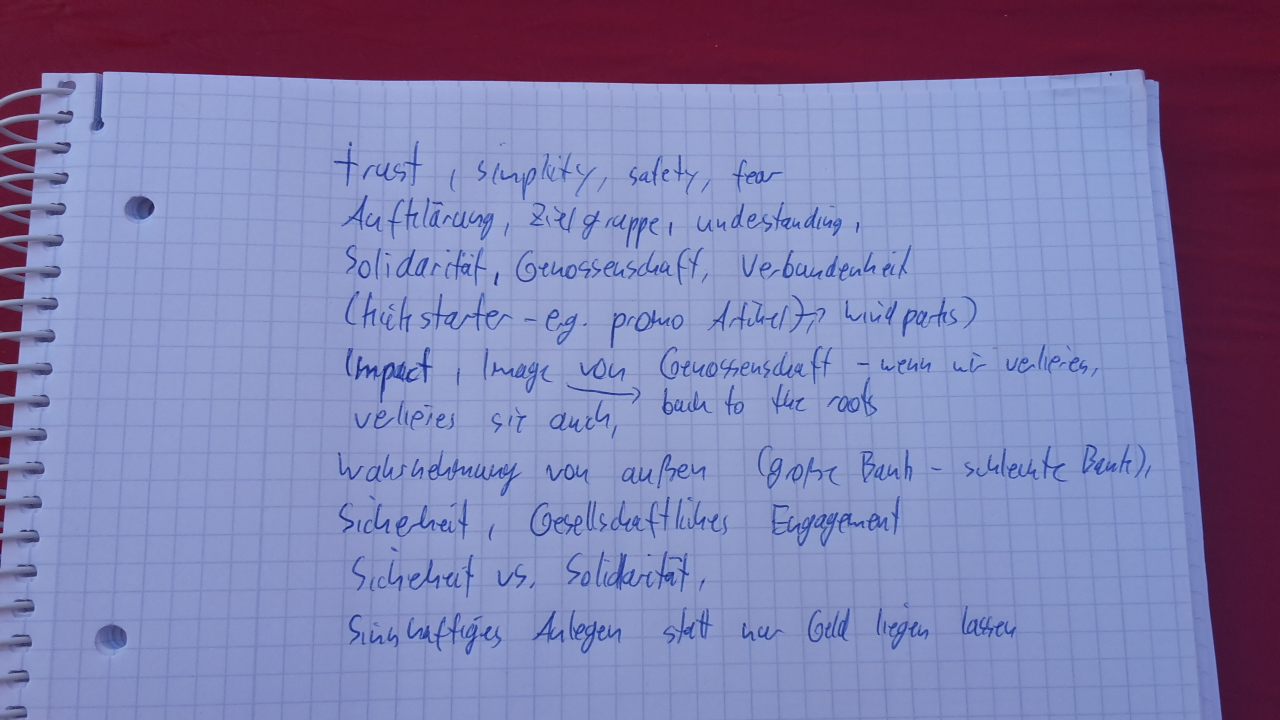
#> input picture research/regions/images/rl01.jpg, 1280 x 720 px
$ python AmbrosioTortorelliMinimizer.py   (older library calls are emulated)
#> lines starting #> are read from the running program, lines starting #| are printed output that depends on the picture
# Jacob Gildenblat, 2015
# Implementation of edge preserving smoothing by minimizing with the Ambrosio-Tortorelli appoach
# AM scheme, using conjugate gradients
import cv2
import scipy
import numpy as np
import sys
import scipy
from scipy.sparse.linalg import LinearOperator


class AmbrosioTortorelliMinimizer():
    def __init__(self, img, iterations=1, solver_maxiterations=10, tol=0.1, alpha=1000, beta=0.01, epsilon=0.01):
        self.iterations = iterations
        self.tol = tol
        self.g = np.float64(img) / np.max(img)
        self.f = self.g
        self.edges = np.zeros(img.shape)
        self.update_gradients()
        self.alpha, self.beta, self.epsilon = alpha, beta, epsilon
        self.add_const = self.beta / (4 * self.epsilon)
        self.multiply_const = self.epsilon * self.beta
        self.maxiter = solver_maxiterations

    def update_gradients(self):
        self.grad_x, self.grad_y = self.gradients(self.f)
        self.gradient_mag = np.power(self.grad_x, 2) + np.power(self.grad_y, 2)

    def edge_linear_operator(self, input):
        v = input.reshape(*self.g.shape)
        result = np.multiply(v, self.gradient_mag * self.alpha + self.add_const) \
            - self.multiply_const * cv2.Laplacian(v, cv2.CV_64F)

        return result.reshape(*input.shape)

    def image_linear_operator(self, input):
        f = input.reshape(*self.g.shape)

        x, y = self.gradients(f)

        result = f - 2*self.alpha * \
            (self.calc_grad_x(np.multiply(self.edges, x)) +
             self.calc_grad_y(np.multiply(self.edges, y)))
        return result.reshape(*input.shape)

    def solve_edges(self):
        size = self.g.shape[0] * self.g.shape[1]
        A = LinearOperator(
            (size, size), matvec=self.edge_linear_operator, dtype=np.float64)
        b = np.ones(size) * self.beta / (4 * self.epsilon)

        self.edges, _ = scipy.sparse.linalg.cg(
            A, b, tol=self.tol, maxiter=self.maxiter)
        self.edges = np.power(self.edges.reshape(*self.g.shape), 2)
        return self.edges

    def solve_image(self):
        size = self.g.shape[0] * self.g.shape[1]
        A = LinearOperator(
            (size, size), matvec=self.image_linear_operator, dtype=np.float64)
        b = self.g.reshape(size)

        self.f, _ = scipy.sparse.linalg.cg(
            A, b, tol=self.tol, maxiter=self.maxiter)
        self.f = self.f.reshape(*self.g.shape)
        self.update_gradients()
        return self.f

    def minimize(self):
        for i in range(0, self.iterations):
            self.solve_edges()
            self.solve_image()

        self.edges = np.power(self.edges, 0.5)
        cv2.normalize(self.f, self.f, 0, 255, cv2.NORM_MINMAX)
        cv2.normalize(self.edges, self.edges, 0, 255, cv2.NORM_MINMAX)
        self.f = np.uint8(self.f)
        self.edges = 255 - np.uint8(self.edges)

        return self.f, self.edges

    def calc_grad_x(self, img):
        return cv2.filter2D(img, cv2.CV_64F, np.array([[-1, 0, 1]]))

    def calc_grad_y(self, img):
        return cv2.filter2D(img, cv2.CV_64F, np.array([[-1, 0, 1]]).T)

    def gradients(self, img):
        return self.calc_grad_x(img), self.calc_grad_y(img)


def show_image(image, name):
    img = image * 1
    cv2.normalize(img, img, 0, 255, cv2.NORM_MINMAX)
    img = np.uint8(img)
    cv2.imshow(name, img)


if __name__ == "__main__":
    img = cv2.imread("./images/rl01.jpg", 1)
#> img is the input picture: shape (720, 1280, 3); mean B, G, R 173.3, 126.7, 127.7
    result, edges = [], []
    for channel in cv2.split(img):
        solver = AmbrosioTortorelliMinimizer(
            channel, iterations=1, tol=0.1, solver_maxiterations=6)
#> (the run stopped early here; a loop or call above may not have finished)

$ run again, with research/regions/images/rl02.jpg copied over research/regions/images/rl01.jpg
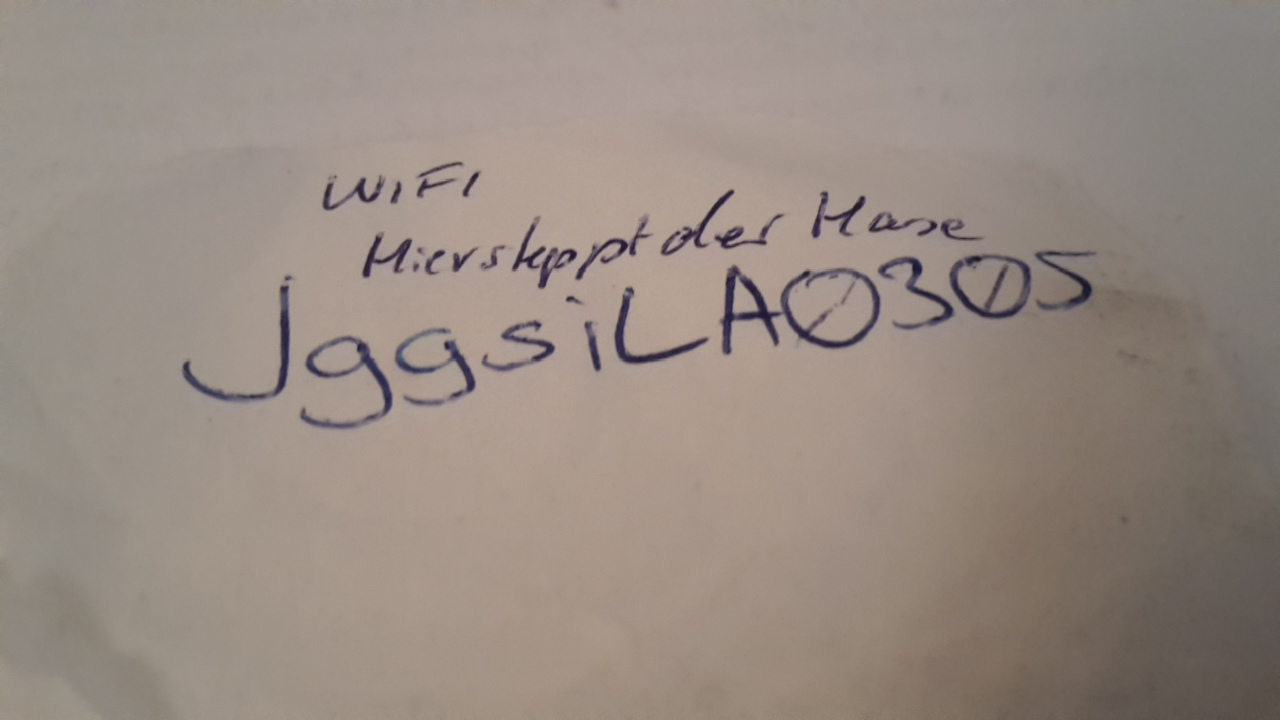
#> input picture research/regions/images/rl02.jpg, 1280 x 720 px
#> img is the input picture: shape (720, 1280, 3); mean B, G, R 130.3, 138.9, 151.4

$ run again, with research/regions/images/rl03.jpg copied over research/regions/images/rl01.jpg
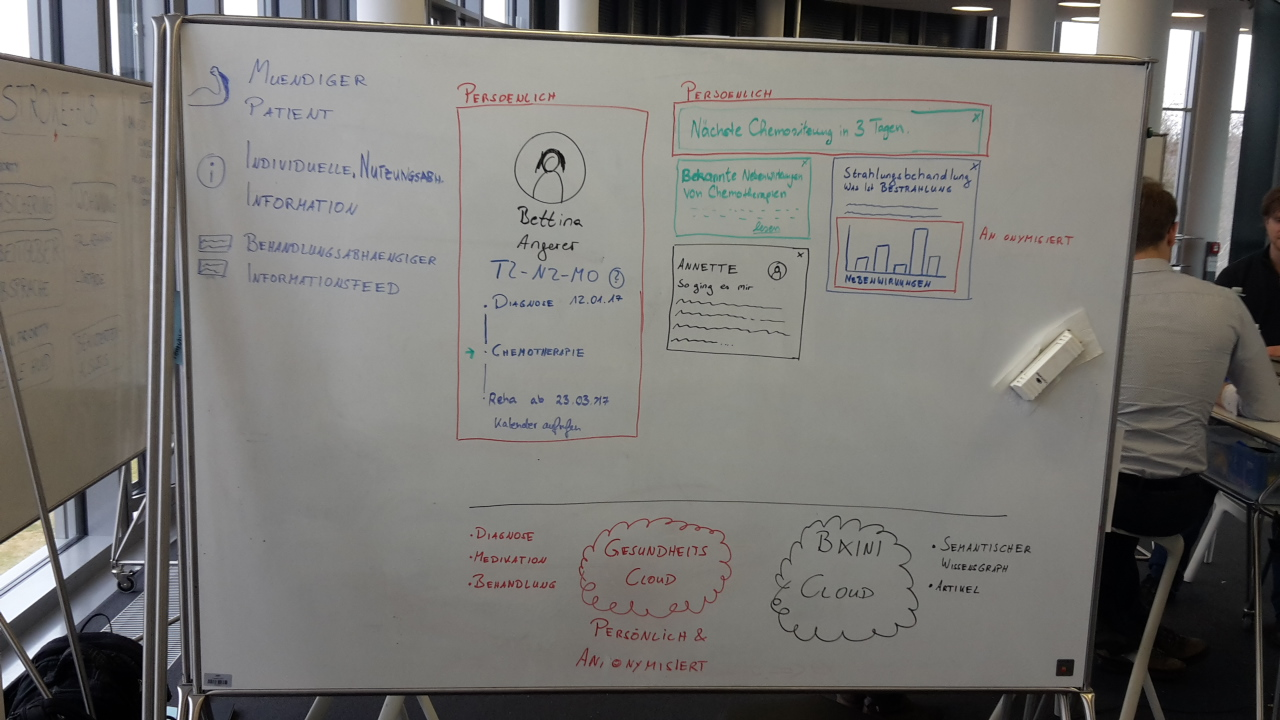
#> input picture research/regions/images/rl03.jpg, 1280 x 720 px
#> img is the input picture: shape (720, 1280, 3); mean B, G, R 114, 117.6, 119.2

$ run again, with research/regions/images/rl04.jpg copied over research/regions/images/rl01.jpg
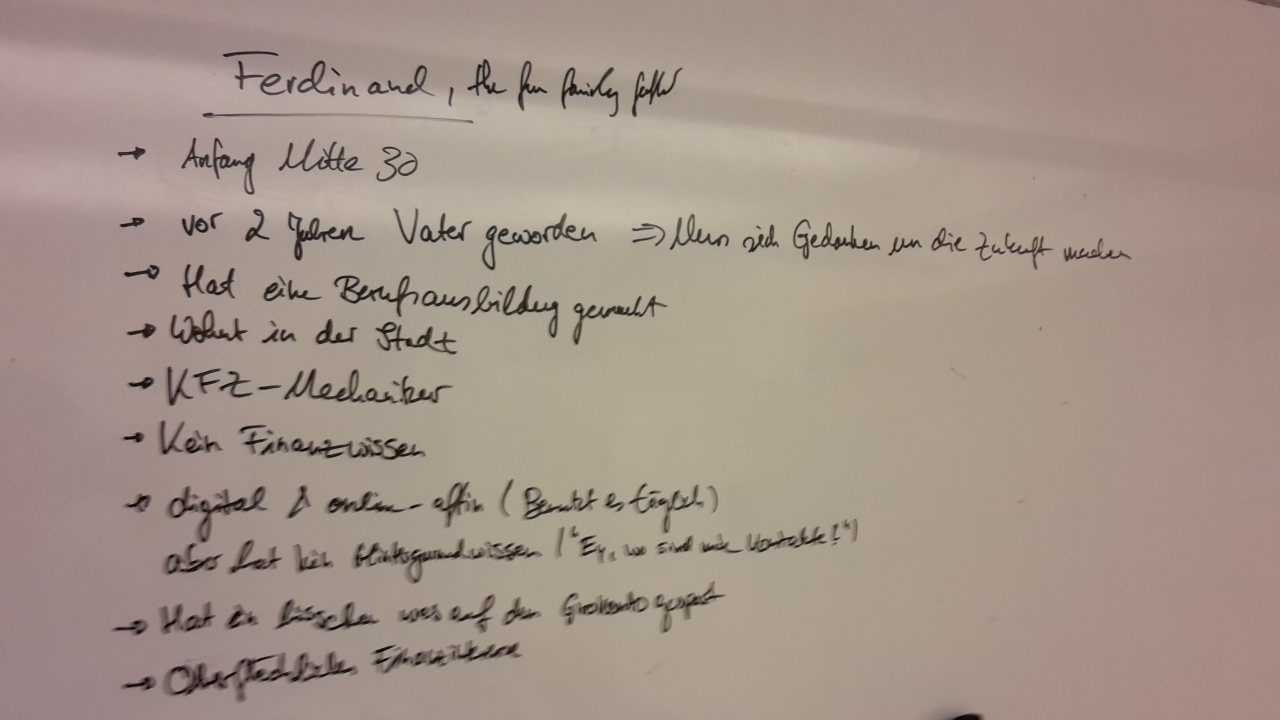
#> input picture research/regions/images/rl04.jpg, 1280 x 720 px
#> img is the input picture: shape (720, 1280, 3); mean B, G, R 136.5, 147.4, 163.9
